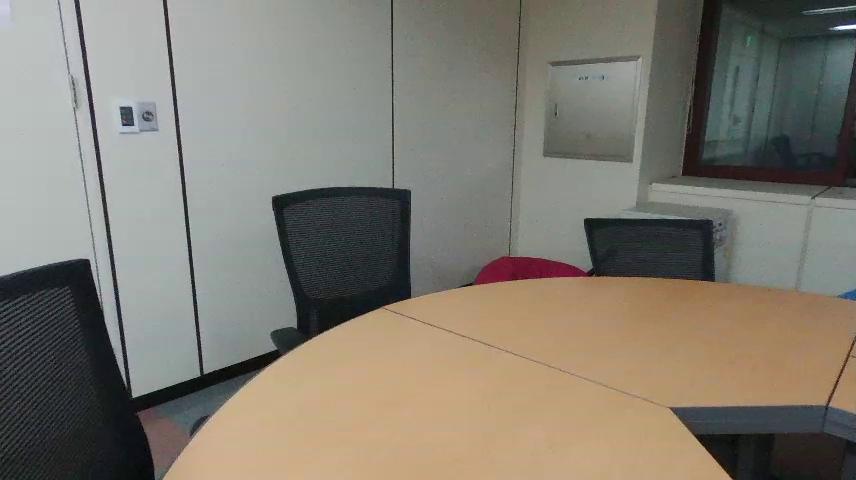
#> input picture images/train/before_preprocess/forward/000000.png, 856 x 480 px; its folder holds only this picture in this run
$ python bebop_create_data.py   (older library calls are emulated)
#> lines starting #> are read from the running program, lines starting #| are printed output that depends on the picture
import os
from PIL import Image
import io
import random
import time
import multiprocessing

def resize_pixel(image_file,output_file, width_size, height_size):
#> called with width_size = 96, height_size = 96
    size = width_size, height_size
    for (path,dir,files) in os.walk(image_file):
        for file_name in files:
            try:
                new_img = Image.new("RGB", (width_size, height_size), "black")
#> new_img: PIL image 96x96 RGB; every value is 0

                fd = io.open(image_file+file_name,'rb')
                im = Image.open(fd)
#> im is the input picture: PIL image 856x480 RGB; mean R, G, B 128.8, 124.1, 113.5
                im.thumbnail(size, Image.ANTIALIAS)
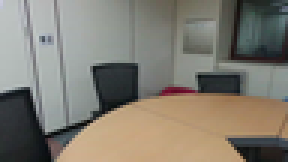
#> im: PIL image 96x54 RGB (shown 3 times larger); mean R, G, B 128.9, 124.1, 113.6

                load_img = im.load()
                load_new_img = new_img.load()

                i_offset = (width_size - im.size[0]) / 2
#> i_offset = 0
                j_offset = (height_size - im.size[1]) / 2
#> j_offset = 21

                for i in range(0, im.size[0]):
                    for j in range(0, im.size[1]):
                        load_new_img[i + i_offset, j + j_offset] = load_img[i, j]

                new_img.save(output_file+file_name,'PNG')
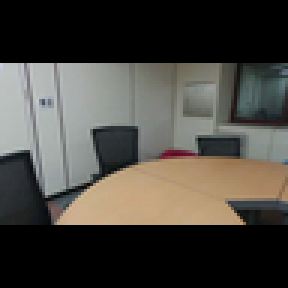
#> saved as 000000.png: PIL image 96x96 RGB (shown 3 times larger); mean R, G, B 72.5, 69.8, 63.9
                fd.close()

            except Exception as e:
                print("[Error]%s: Image writing error: %s" %(image_file+file_name, str(e)))

def change_color(image_file, output_path):
#> called with output_path = './images/train/after_preprocess/forward/'
    for (path,dir,files) in os.walk(image_file):
        for file_name in files:
            try:
                fd = io.open(image_file+file_name,'rb')
                im = Image.open(fd).convert('LA')
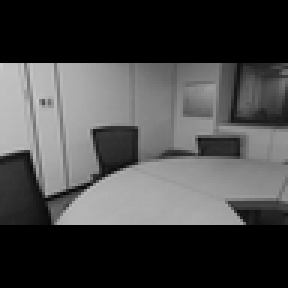
#> im: PIL image 96x96 LA (shown 3 times larger); mean R, G, B, A 70, 70, 70, 255
                im.save(output_path + file_name)

            except Exception as e:
                print("[Error]%s: Image writing error: %s" %(image_file, str(e)))
            fd.close()

def class_label(image_file, output_path, cnt, kinds):
#> called with image_file = './images/train/after_preprocess/forward/', output_path = './train_data/', cnt = 0, kinds = 'train'
    if kinds=="train":
        fd = io.open(output_path + 'bebop2_train_data.txt', 'a')
    elif kinds=="validation":
        fd = io.open(output_path + 'bebop2_validation_data.txt', 'a')

    for (path,dir,files) in os.walk(image_file):
        for file_name in files:
            label_name = image_file.split('/')[-2]
            data = path + file_name + "," + label_name + "," + str(cnt) + "\n"
            fd.write(data)
    fd.close()

def class_test_label(image_file, output_path):

    fd = io.open(output_path + 'bebop2_test_data.txt', 'w')

    for (path,dir,files) in os.walk(image_file):
        for file_name in files:
            data = path + file_name + "\n"
            fd.write(data)
    fd.close()

def shuffle_label(label_file, output_path):
    lines = open(label_file,'r').readlines()
    random.shuffle(lines)
    open(output_path, 'w').writelines(lines)

def run(x):
    where_to_go = ["forward/", "turn_left/", "turn_right/"]
    path_train_bp = "./images/train/before_preprocess/"
    path_train_ap = "./images/train/after_preprocess/"
    path_train_bp_v = "./images/train/before_preprocess/validation_data/"
    path_train_ap_v = "./images/train/after_preprocess/validation_data/"
    # train
    resize_pixel(path_train_bp + x, path_train_bp + "after_resize_pixel/" + x, 96, 96)
    change_color(path_train_bp + "after_resize_pixel/" + x, path_train_ap + x)
    class_label(path_train_ap + x, "./train_data/", where_to_go.index(x), "train")

    # validation
    resize_pixel(path_train_bp_v + x, path_train_bp_v + "after_resize_pixel/" + x, 96, 96)
    change_color(path_train_bp_v + "after_resize_pixel/" + x, path_train_ap_v + x)
    class_label(path_train_ap_v + x, "./train_data/", where_to_go.index(x), "validation")

if __name__ == "__main__":
    start_time = int(time.time())

    pool = multiprocessing.Pool(8)
    where_to_go = ["forward/", "turn_left/", "turn_right/"]
    pool.map(run,where_to_go)
#> call 3 of resize_pixel, with width_size = 96, height_size = 96
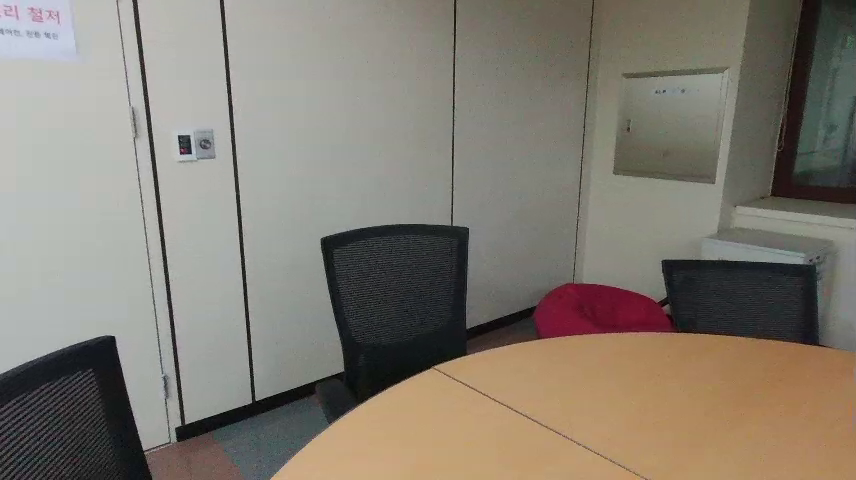
#> input picture images/train/before_preprocess/turn_left/000000.png, 856 x 480 px
#> in resize_pixel, im is the input picture: PIL image 856x480 RGB; mean R, G, B 132, 125.4, 114.8
#> in resize_pixel (call 3), `im.thumbnail(size, Image.ANTIALIAS)`:
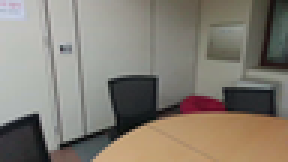
#> im: PIL image 96x54 RGB (shown 3 times larger); mean R, G, B 132, 125.4, 114.9
#> in resize_pixel (call 3), `new_img.save(output_file+file_name,'PNG')`:
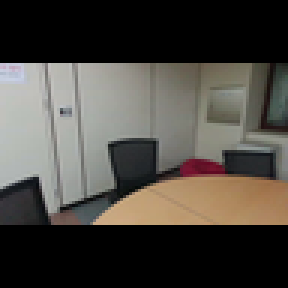
#> saved as 000000.png: PIL image 96x96 RGB (shown 3 times larger); mean R, G, B 74.2, 70.6, 64.6
#> in change_color (call 3), `im = Image.open(fd).convert('LA')`:
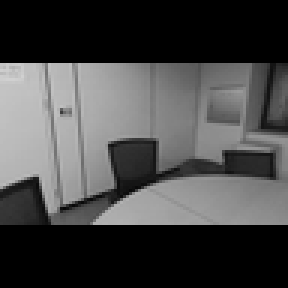
#> im: PIL image 96x96 LA (shown 3 times larger); mean R, G, B, A 71, 71, 71, 255

    print("preprocess done!: %s" % (time.time() - start_time), "seconds")
